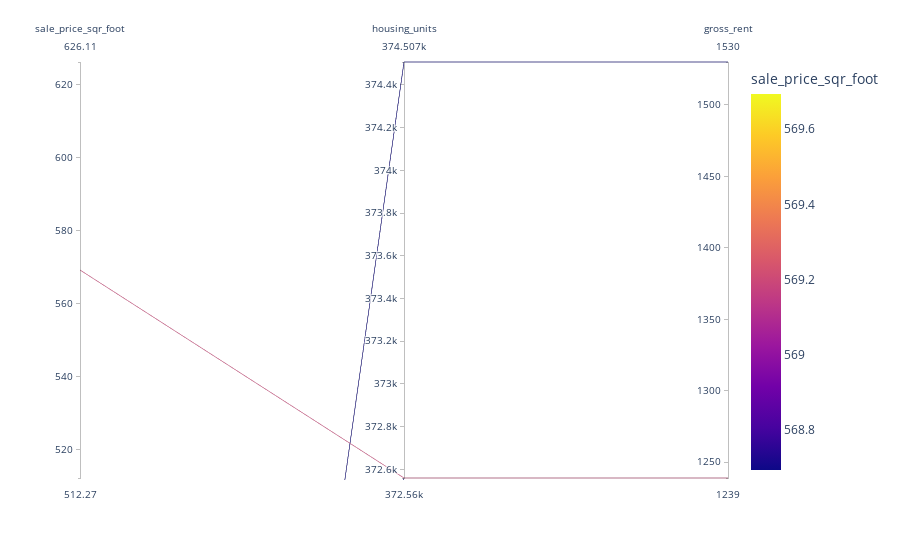

Notebook code cell kept with this figure:
### Code cell
# Parallel Coordinates Plot
ten_most_exp=ten_most_exp.drop(columns=['year'])
px.parallel_coordinates(
    ten_most_exp, 
    color='sale_price_sqr_foot'
)

### Figure 1 — Plotly figure (JSON) as saved in the notebook; plotly's stock layout.template omitted (floating-point values rounded to 4 significant figures)
{"data": [{"dimensions": [{"label": "sale_price_sqr_foot", "values": [569.2, null, null, null, null, null, null, null, null, null]}, {"label": "housing_units", "values": [372560, 372560, 372560, 372560, 372560, 372560, 372560, 372560, 374507, 374507]}, {"label": "gross_rent", "values": [1239, 1239, 1239, 1239, 1239, 1239, 1239, 1239, 1530, 1530]}], "domain": {"x": [0, 1], "y": [0, 1]}, "line": {"color": [569.2, null, null, null, null, null, null, null, null, null], "coloraxis": "coloraxis"}, "name": "", "type": "parcoords"}], "layout": {"autosize": true, "coloraxis": {"colorbar": {"title": {"text": "sale_price_sqr_foot"}}, "colorscale": [[0, "#0d0887"], [0.1111, "#46039f"], [0.2222, "#7201a8"], [0.3333, "#9c179e"], [0.4444, "#bd3786"], [0.5556, "#d8576b"], [0.6667, "#ed7953"], [0.7778, "#fb9f3a"], [0.8889, "#fdca26"], [1, "#f0f921"]]}, "legend": {"tracegroupgap": 0}, "margin": {"t": 60}}}
